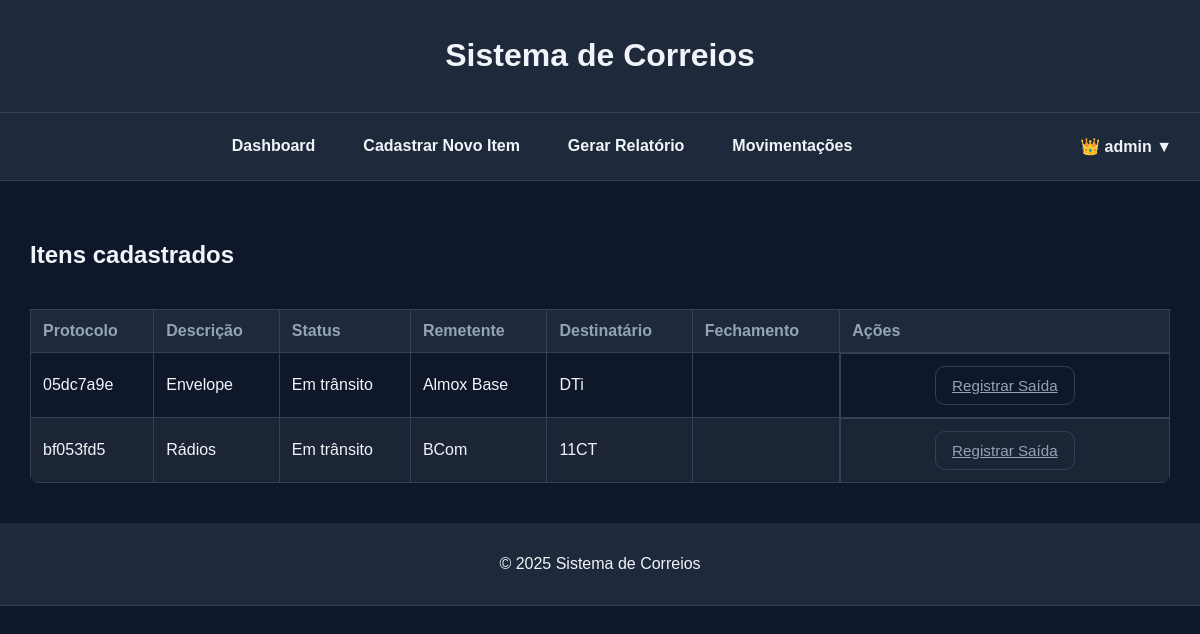
Page / (signed in) on the earlier database version.
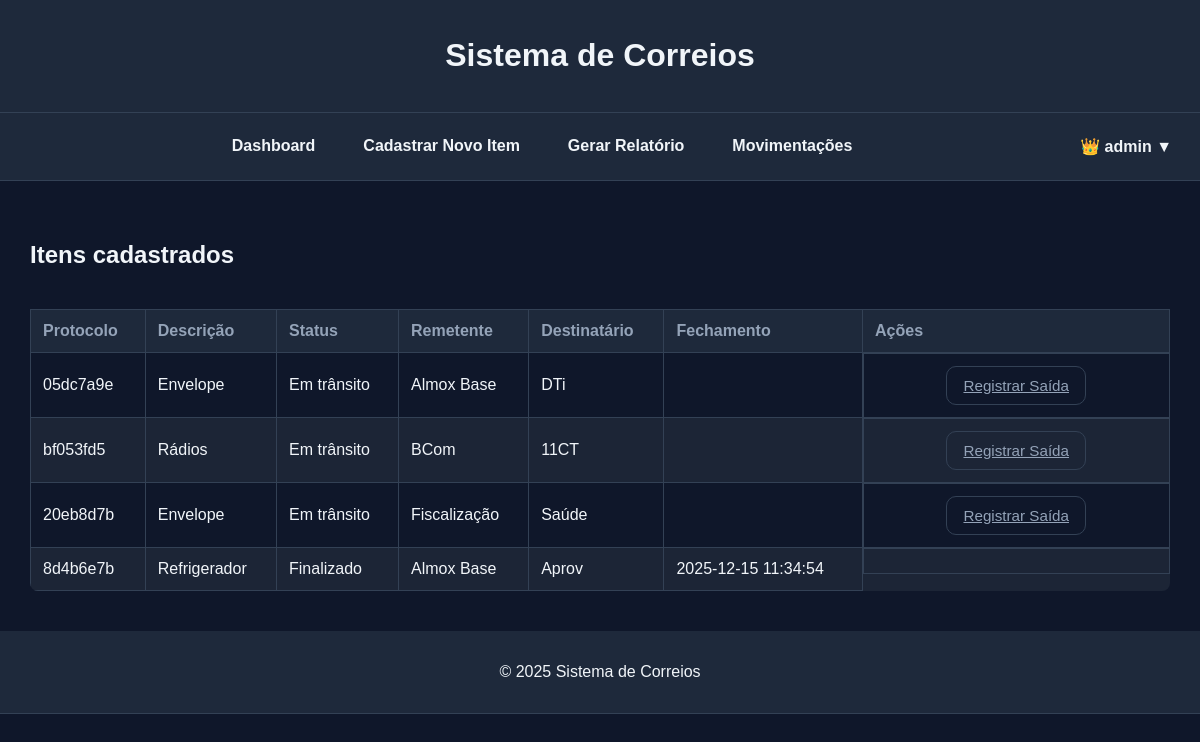
Same page on the later database version.
### app.py (models this page shows)
class Item(db.Model):
    id = db.Column(db.Integer, primary_key=True)
    protocol = db.Column(db.String(20), unique=True, nullable=False)
    sender = db.Column(db.String(100))
    recipient = db.Column(db.String(100))
    description = db.Column(db.String(200))
    status = db.Column(db.String(50))
    closed = db.Column(db.DateTime, nullable=True)

### app.py (the view)
@app.route("/")
@login_required
def index():
    items = Item.query.all()
    return render_template("dashboard.html", items=items)

### app.py (called while the page is built)
@login_manager.user_loader
def load_user(user_id):
    return User.query.get(int(user_id))

### templates/dashboard.html
{% extends "base.html" %}
{% block content %}
<section class="panel-card">
  <h2>Itens cadastrados</h2>
    <div class="table-container">
    <table>
      <thead>
        <tr>
          <th>Protocolo</th>
          <th>Descrição</th>
          <th>Status</th>
          <th>Remetente</th>
          <th>Destinatário</th>
          <th>Fechamento</th>
          <th>Ações</th>
        </tr>
      </thead>
      <tbody>
        {% for item in items %}
        <tr>
          <td class="nowrap">{{ item.protocol }}</td>
          <td>{{ item.description }}</td>
          <td class="nowrap">{{ item.status }}</td>
          <td>{{ item.sender }}</td>
          <td>{{ item.recipient }}</td>
          <td class="nowrap">
            {% if item.closed %}
              {{ item.closed.strftime("%Y-%m-%d %H:%M:%S") }}
            {% endif %}
          </td>
          <td class="col-actions">
            {% if item.status != "Finalizado" %}
            <a href="{{ url_for('exit_item', protocol=item.protocol) }}" class="btn-secondary">Registrar Saída</a>
            {% endif %}
          </td>
        </tr>
        {% endfor %}
      </tbody>
    </table>
  </div>
</section>
{% endblock %}

Differences in the rows shown:
added Item: protocol "20eb8d7b", description "Envelope", status "Em trânsito", sender "Fiscalização", recipient "Saúde"
added Item: protocol "8d4b6e7b", description "Refrigerador", status "Finalizado", sender "Almox Base", recipient "Aprov", closed "2025-12-15 11:34:54"
